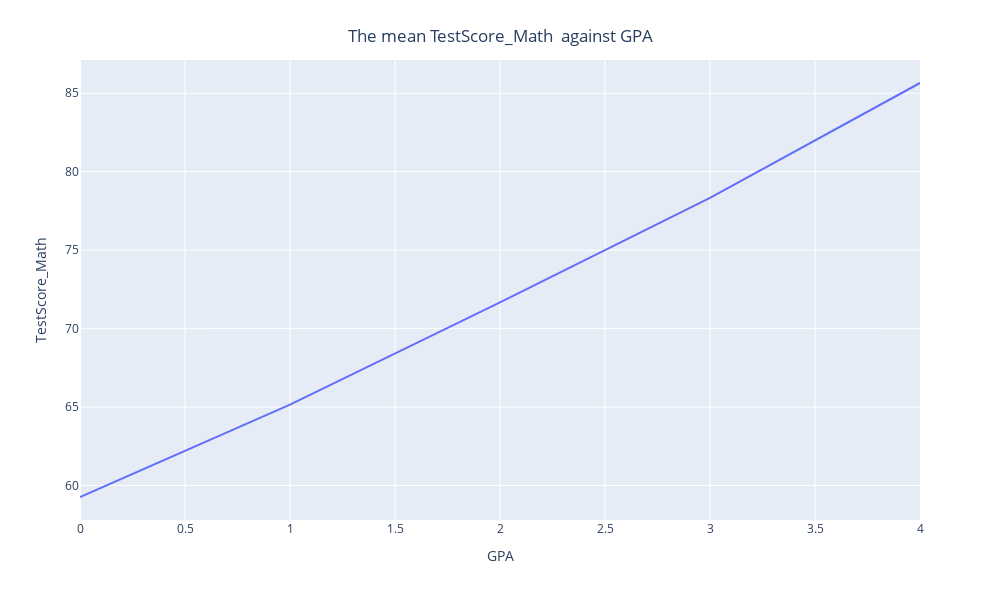
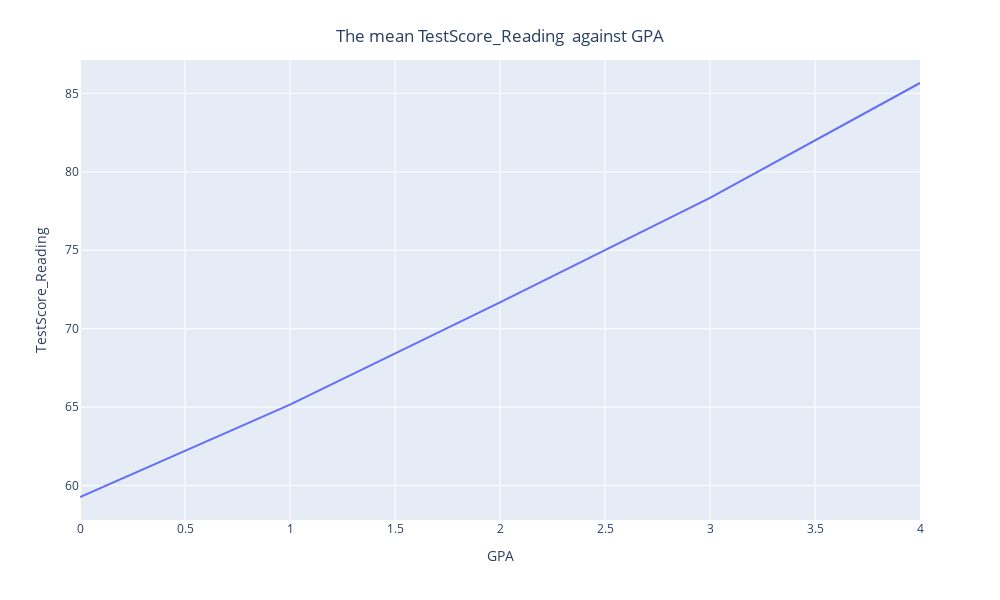
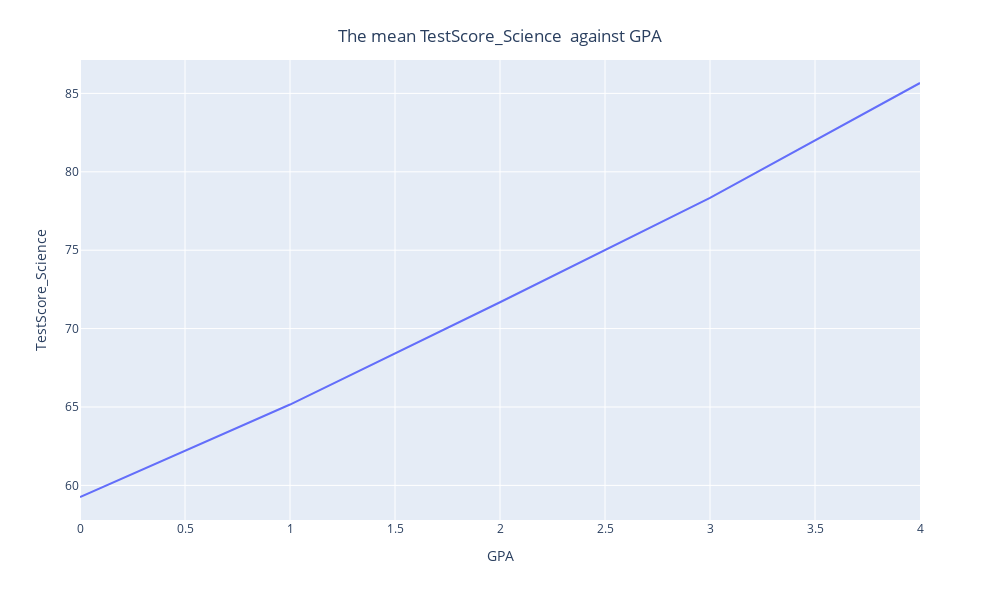
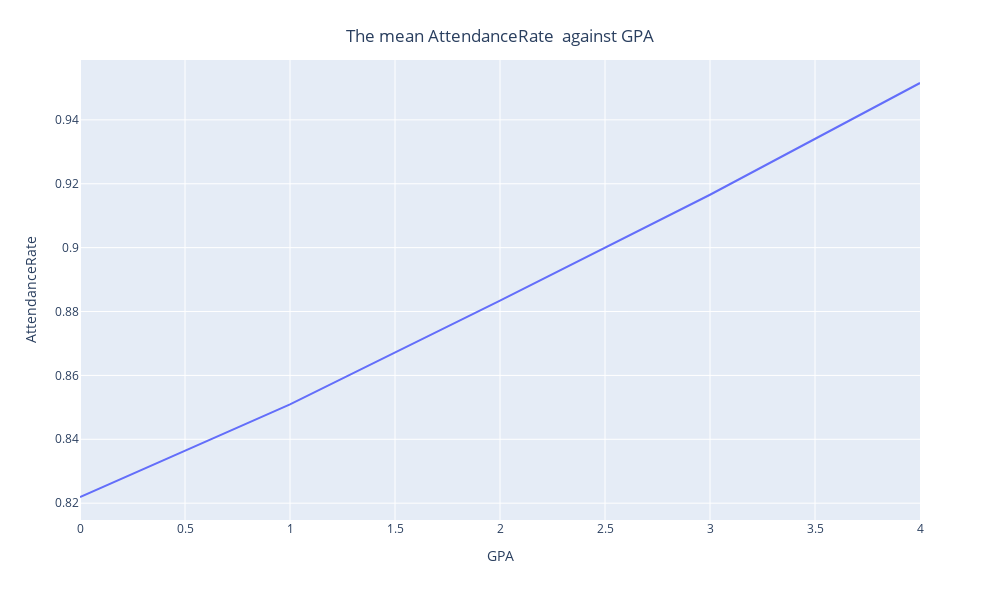

The cell these charts' notebook holds for them, in order:
### Markdown cell above
### The visualizations suggest that students who have internet access, do not hold part-time jobs, are not in a romantic relationship, have up to three hours of free time, and dedicate around two hours to studying are more likely to achieve higher GPA

### Code cell
# Plot continues numeric feature means against GPA 


for i, col in enumerate(num_col_cont, 1):
    # plt.subplot(3, 2, i)
    
    grouped_data = cleaned_data_copy.groupby('GPA')[col].mean().reset_index()
    
    fig = px.line(data_frame= grouped_data, x='GPA', y=col, width=1000, height=600)
    fig.update_layout(title={
        'text': f"The mean {col}  against GPA",
        'x': 0.5,  # Center horizontally
        'y': 0.95, # Near the top
        'xanchor': 'center',
        'yanchor': 'top'
    })
    fig.show()

### Figure 1 — Plotly figure (JSON) as saved in the notebook; plotly's stock layout.template omitted (floating-point values rounded to 4 significant figures)
{"data": [{"hovertemplate": "GPA=%{x}<br>TestScore_Math=%{y}<extra></extra>", "legendgroup": "", "line": {"color": "#636efa", "dash": "solid"}, "marker": {"symbol": "circle"}, "mode": "lines", "name": "", "orientation": "v", "showlegend": false, "type": "scatter", "x": [0, 1, 2, 3, 4], "xaxis": "x", "y": [59.27, 65.16, 71.67, 78.34, 85.65], "yaxis": "y"}], "layout": {"height": 600, "legend": {"tracegroupgap": 0}, "margin": {"t": 60}, "title": {"text": "The mean TestScore_Math  against GPA", "x": 0.5, "xanchor": "center", "y": 0.95, "yanchor": "top"}, "width": 1000, "xaxis": {"anchor": "y", "domain": [0, 1], "title": {"text": "GPA"}}, "yaxis": {"anchor": "x", "domain": [0, 1], "title": {"text": "TestScore_Math"}}}}

### Figure 2 — Plotly figure (JSON) as saved in the notebook; plotly's stock layout.template omitted (floating-point values rounded to 4 significant figures)
{"data": [{"hovertemplate": "GPA=%{x}<br>TestScore_Reading=%{y}<extra></extra>", "legendgroup": "", "line": {"color": "#636efa", "dash": "solid"}, "marker": {"symbol": "circle"}, "mode": "lines", "name": "", "orientation": "v", "showlegend": false, "type": "scatter", "x": [0, 1, 2, 3, 4], "xaxis": "x", "y": [59.27, 65.16, 71.68, 78.34, 85.66], "yaxis": "y"}], "layout": {"height": 600, "legend": {"tracegroupgap": 0}, "margin": {"t": 60}, "title": {"text": "The mean TestScore_Reading  against GPA", "x": 0.5, "xanchor": "center", "y": 0.95, "yanchor": "top"}, "width": 1000, "xaxis": {"anchor": "y", "domain": [0, 1], "title": {"text": "GPA"}}, "yaxis": {"anchor": "x", "domain": [0, 1], "title": {"text": "TestScore_Reading"}}}}

### Figure 3 — Plotly figure (JSON) as saved in the notebook; plotly's stock layout.template omitted (floating-point values rounded to 4 significant figures)
{"data": [{"hovertemplate": "GPA=%{x}<br>TestScore_Science=%{y}<extra></extra>", "legendgroup": "", "line": {"color": "#636efa", "dash": "solid"}, "marker": {"symbol": "circle"}, "mode": "lines", "name": "", "orientation": "v", "showlegend": false, "type": "scatter", "x": [0, 1, 2, 3, 4], "xaxis": "x", "y": [59.26, 65.16, 71.68, 78.34, 85.66], "yaxis": "y"}], "layout": {"height": 600, "legend": {"tracegroupgap": 0}, "margin": {"t": 60}, "title": {"text": "The mean TestScore_Science  against GPA", "x": 0.5, "xanchor": "center", "y": 0.95, "yanchor": "top"}, "width": 1000, "xaxis": {"anchor": "y", "domain": [0, 1], "title": {"text": "GPA"}}, "yaxis": {"anchor": "x", "domain": [0, 1], "title": {"text": "TestScore_Science"}}}}

### Figure 4 — Plotly figure (JSON) as saved in the notebook; plotly's stock layout.template omitted (floating-point values rounded to 4 significant figures)
{"data": [{"hovertemplate": "GPA=%{x}<br>AttendanceRate=%{y}<extra></extra>", "legendgroup": "", "line": {"color": "#636efa", "dash": "solid"}, "marker": {"symbol": "circle"}, "mode": "lines", "name": "", "orientation": "v", "showlegend": false, "type": "scatter", "x": [0, 1, 2, 3, 4], "xaxis": "x", "y": [0.8219, 0.8509, 0.8834, 0.9166, 0.9515], "yaxis": "y"}], "layout": {"height": 600, "legend": {"tracegroupgap": 0}, "margin": {"t": 60}, "title": {"text": "The mean AttendanceRate  against GPA", "x": 0.5, "xanchor": "center", "y": 0.95, "yanchor": "top"}, "width": 1000, "xaxis": {"anchor": "y", "domain": [0, 1], "title": {"text": "GPA"}}, "yaxis": {"anchor": "x", "domain": [0, 1], "title": {"text": "AttendanceRate"}}}}
